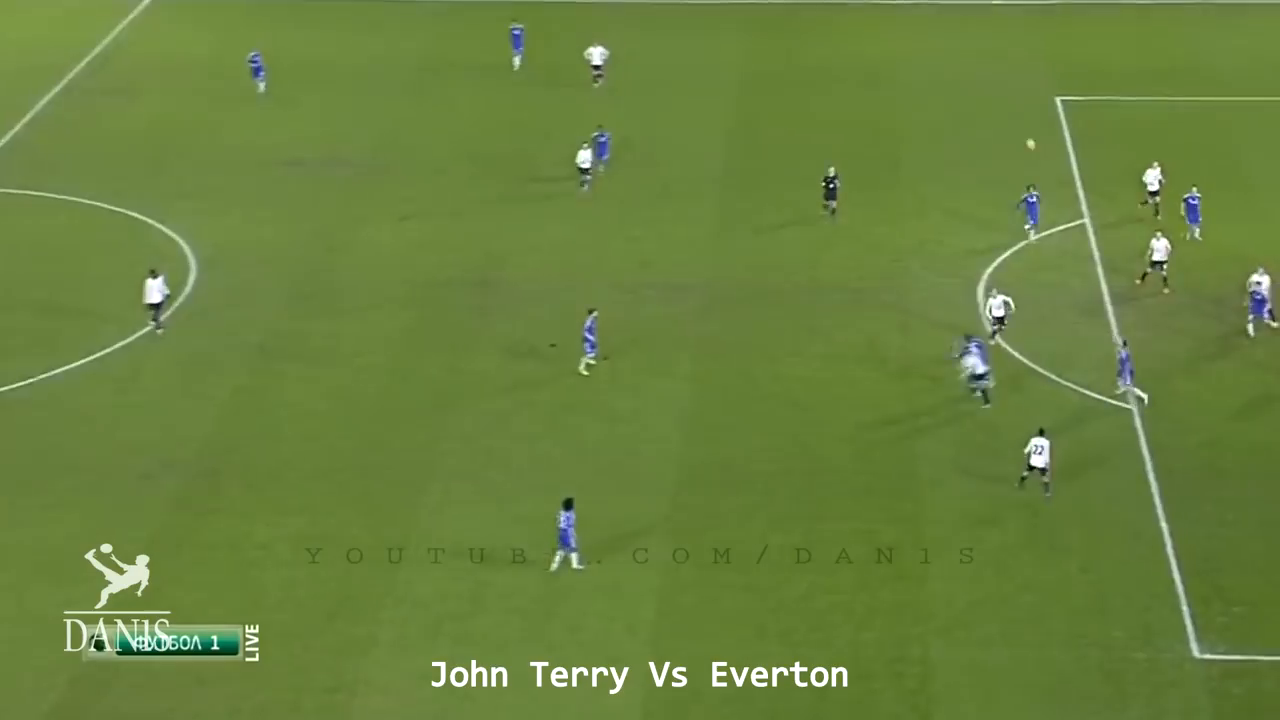
#> input picture frame 14 of Copy_of_offsside7.mp4, 1280 x 720 px, given in place of Copy of Offside example 2.mp4, which was not available
$ python Hough_video.py
#> lines starting #> are read from the running program, lines starting #| are printed output that depends on the picture; after the words box and inside, x2 and y2 are one past the last pixel; in counts of white or black regions, pixels touching at a corner belong together; pictures that were not available may be replaced by others from this repository, and a replacement may not be noted
import cv2
import numpy as np

video = cv2.VideoCapture("Copy of Offside example 2.mp4")

while True:
    ret, orig_frame = video.read()
#> orig_frame is the input picture: shape (720, 1280, 3); mean B, G, R 61.5, 129.6, 105.1
    if not ret:
        video = cv2.VideoCapture("Copy of Offside example 2.mp4")
        continue

    frame = cv2.GaussianBlur(orig_frame, (5, 5), 0)
    hsv = cv2.cvtColor(frame, cv2.COLOR_BGR2HSV)
#> hsv: shape (720, 1280, 3); mean H, S, V 41.3, 136.7, 129.9
    low_yellow = np.array([18, 94, 140])
    up_yellow = np.array([48, 255, 255])
    mask = cv2.inRange(hsv, low_yellow, up_yellow)
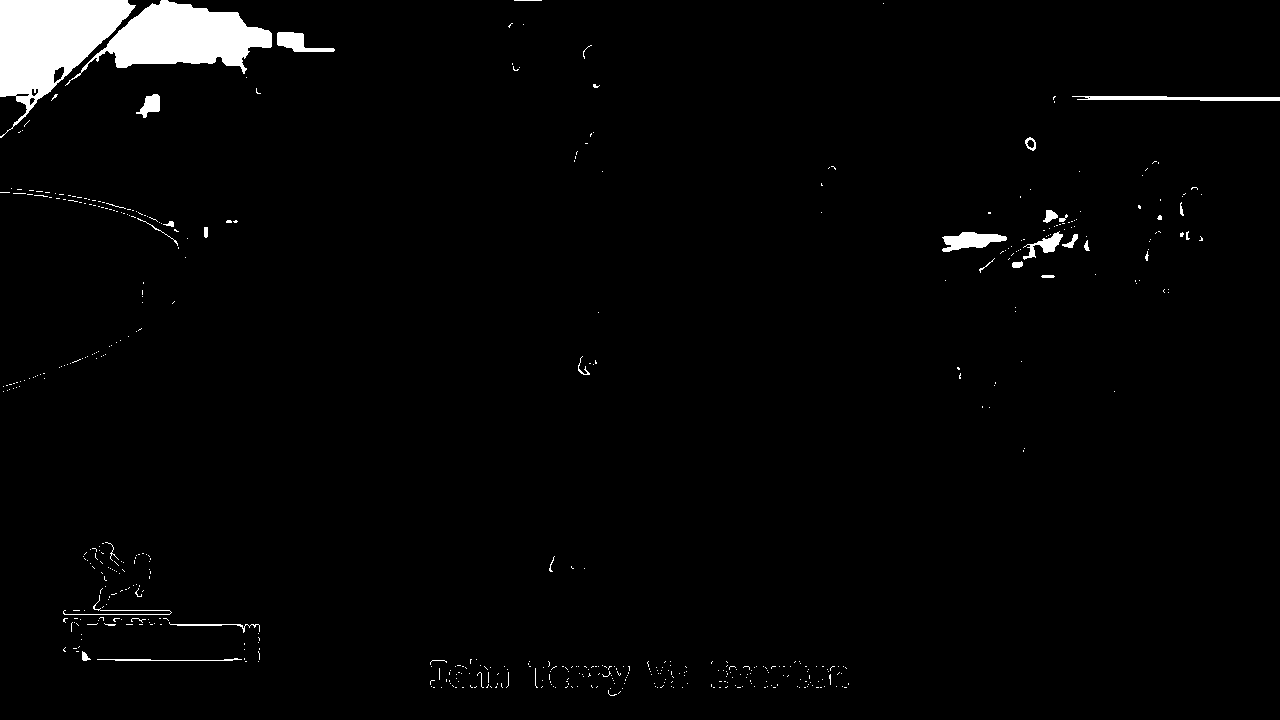
#> mask: shape (720, 1280); 2.5% white; 550 white regions (516 under 20 px), largest, box (x1, y1, x2, y2) and area: (0, 0, 136, 138) 9200, (65, 0, 272, 86) 7713, (942, 232, 1007, 252) 765
    edges = cv2.Canny(mask, 75, 150)
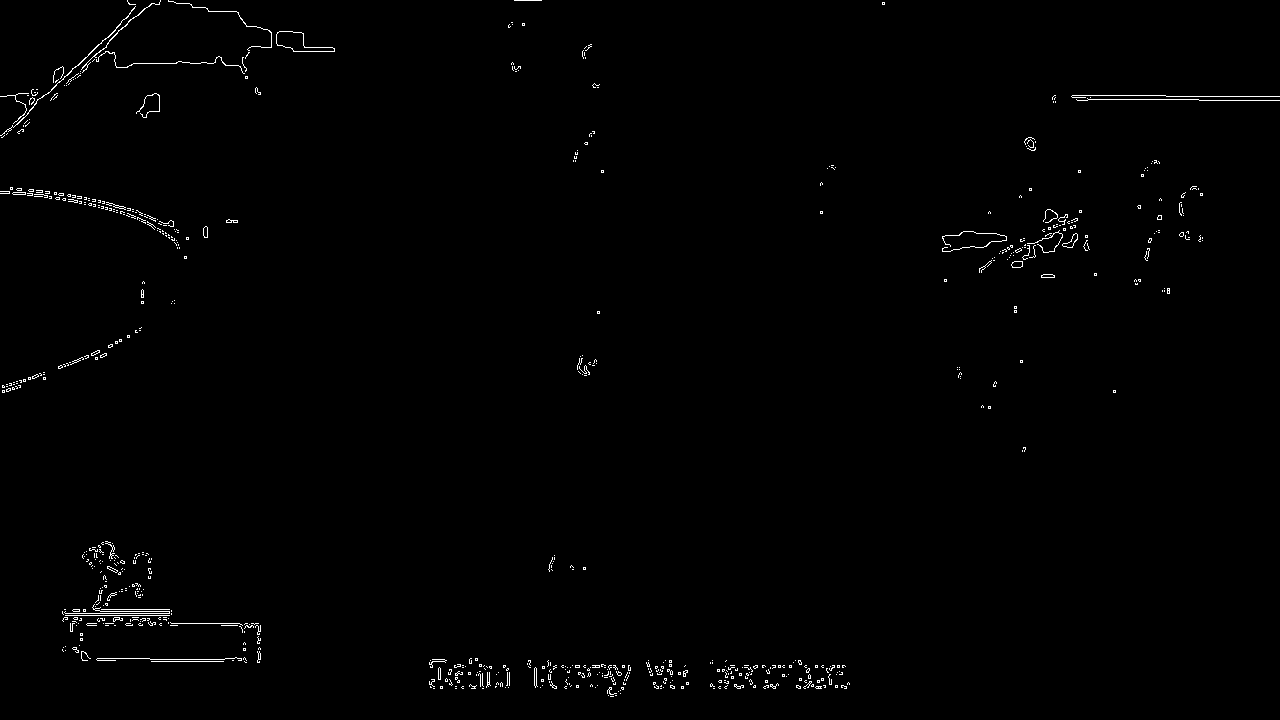
#> edges: shape (720, 1280); 0.77% white in thin lines or dots

    lines = cv2.HoughLinesP(edges, 1, np.pi / 180, 200, minLineLength=4, maxLineGap=100)
#> lines = None
    if lines is not None:
        for line in lines:
            x1, y1, x2, y2 = line[0]
            cv2.line(frame, (x1, y1), (x2, y2), (0, 255, 0), 5)
        # print(lines)

    cv2.imshow("frame", frame)
    cv2.imshow("edges", edges)

    key = cv2.waitKey(25)
#> (key Esc is pressed here)
    if key == 27:
        break
video.release()
cv2.destroyAllWindows()

$ run again, starting later in the video
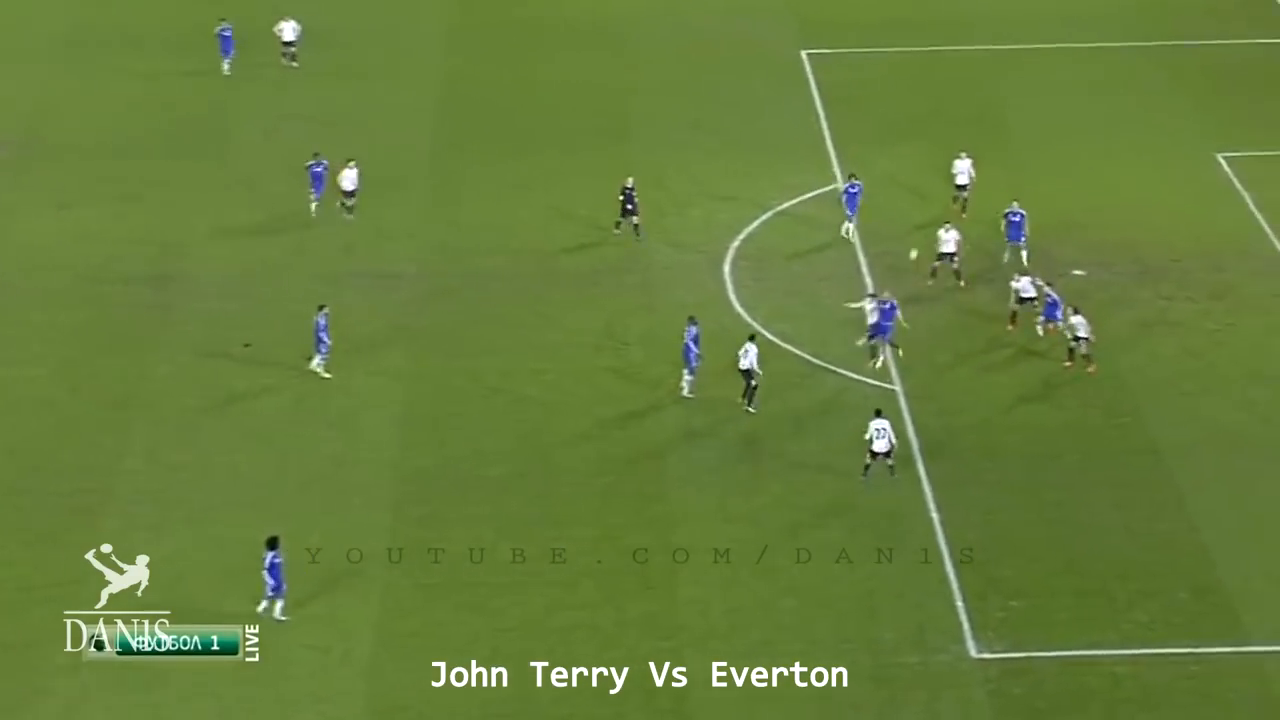
#> input picture frame 63 of Copy_of_offsside7.mp4, 1280 x 720 px, given in place of Copy of Offside example 2.mp4, which was not available
#> orig_frame is the input picture: shape (720, 1280, 3); mean B, G, R 59.1, 126.7, 102.5
#> hsv: shape (720, 1280, 3); mean H, S, V 41.3, 139.1, 127.1
#> `mask = cv2.inRange(hsv, low_yellow, up_yellow)`:
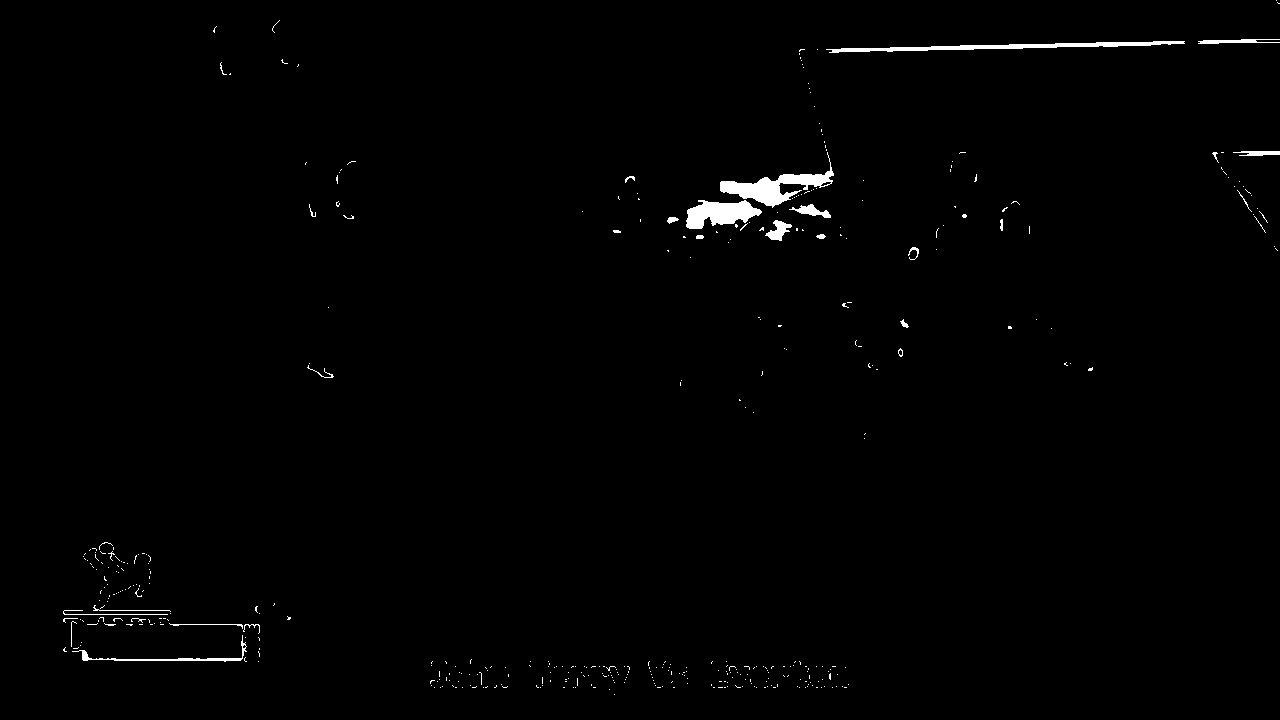
#> mask: shape (720, 1280); 0.88% white; 437 white regions (408 under 20 px), largest, box (x1, y1, x2, y2) and area: (720, 152, 834, 208) 1790, (826, 41, 1185, 53) 1426, (686, 200, 762, 229) 1397
#> edges: shape (720, 1280); 0.67% white in thin lines or dots
#> lines = [[798, 51, 1279, 43], [961, 44, 1279, 38]]
#> the loop `for line in lines:` made 2 passes
#> after the loop `for line in lines:`:
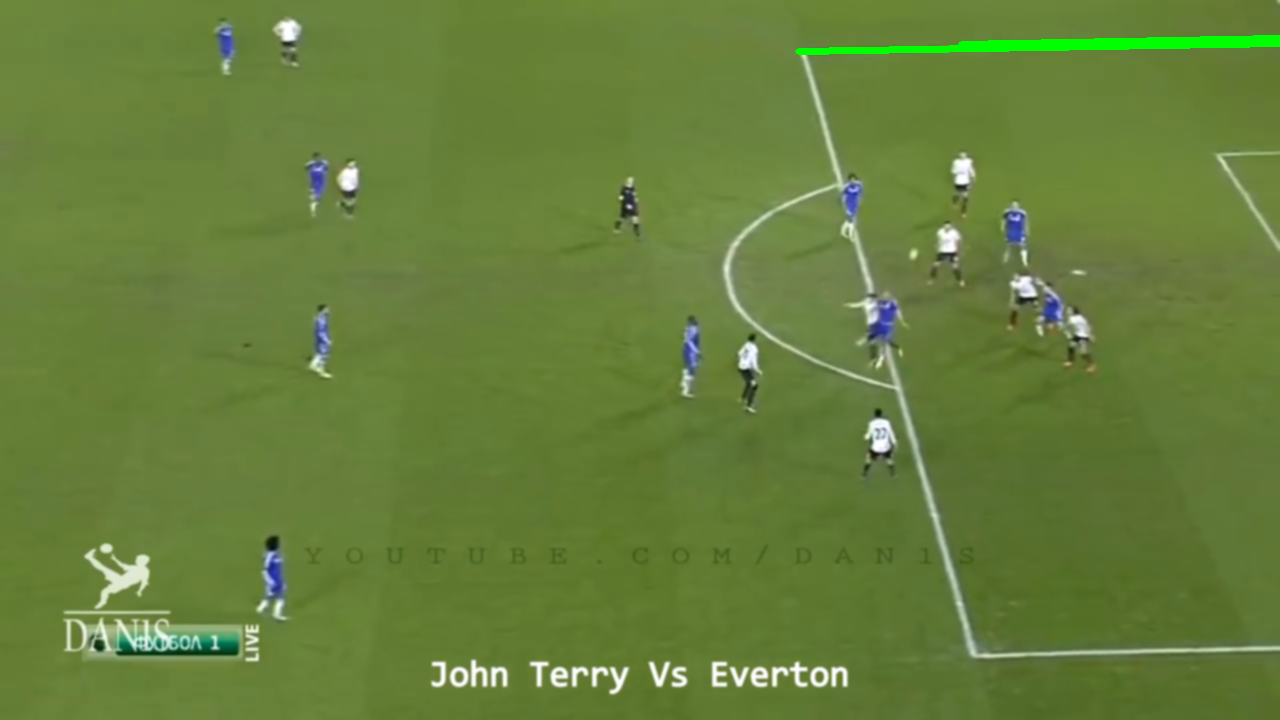
#> frame: shape (720, 1280, 3); mean B, G, R 58.8, 127.4, 101.8
